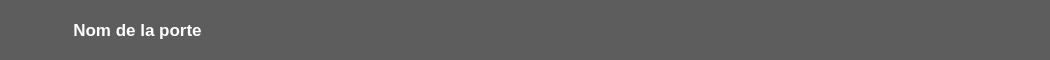
<?xml version="1.0" encoding="UTF-8"?>
<ui version="4.0">
 <class>row_of_list_acces</class>
 <widget class="QWidget" name="row_of_list_acces">
  <property name="geometry">
   <rect>
    <x>0</x>
    <y>0</y>
    <width>1050</width>
    <height>60</height>
   </rect>
  </property>
  <property name="windowTitle">
   <string>Form</string>
  </property>
  <property name="styleSheet">
   <string notr="true">color:white;background-color:#5D5D5D</string>
  </property>
  <layout class="QGridLayout" name="gridLayout">
   <item row="0" column="0">
    <layout class="QHBoxLayout" name="horizontalLayout">
     <item>
      <widget class="QLabel" name="nom_porte">
       <property name="font">
        <font>
         <pointsize>13</pointsize>
         <weight>75</weight>
         <bold>true</bold>
        </font>
       </property>
       <property name="text">
        <string>Nom de la porte</string>
       </property>
       <property name="alignment">
        <set>Qt::AlignCenter</set>
       </property>
      </widget>
     </item>
     <item>
      <widget class="QPushButton" name="bouton_autoriser">
       <property name="whatsThis">
        <string>autoriser l'acces à cette porte</string>
       </property>
       <property name="text">
        <string/>
       </property>
       <property name="icon">
        <iconset>
         <normaloff>Images/autoriser.png</normaloff>Images/autoriser.png</iconset>
       </property>
       <property name="iconSize">
        <size>
         <width>30</width>
         <height>30</height>
        </size>
       </property>
       <property name="flat">
        <bool>true</bool>
       </property>
      </widget>
     </item>
     <item>
      <widget class="QPushButton" name="bouton_refuser">
       <property name="whatsThis">
        <string>Enlever l'autorisation pour cette porte</string>
       </property>
       <property name="text">
        <string/>
       </property>
       <property name="icon">
        <iconset>
         <normaloff>Images/acess_denied.png</normaloff>Images/acess_denied.png</iconset>
       </property>
       <property name="iconSize">
        <size>
         <width>30</width>
         <height>30</height>
        </size>
       </property>
       <property name="autoRepeat">
        <bool>false</bool>
       </property>
       <property name="flat">
        <bool>true</bool>
       </property>
      </widget>
     </item>
     <item>
      <widget class="QPushButton" name="bouton_log">
       <property name="whatsThis">
        <string>Affiché les logs de cette porte</string>
       </property>
       <property name="text">
        <string/>
       </property>
       <property name="icon">
        <iconset>
         <normaloff>Images/log.png</normaloff>Images/log.png</iconset>
       </property>
       <property name="iconSize">
        <size>
         <width>30</width>
         <height>30</height>
        </size>
       </property>
       <property name="flat">
        <bool>true</bool>
       </property>
      </widget>
     </item>
    </layout>
   </item>
  </layout>
 </widget>
 <resources/>
 <connections/>
</ui>
